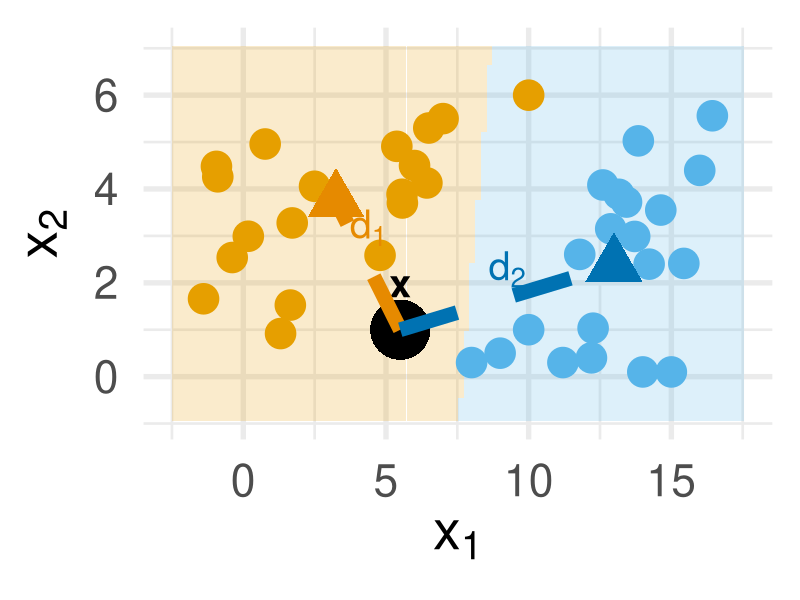
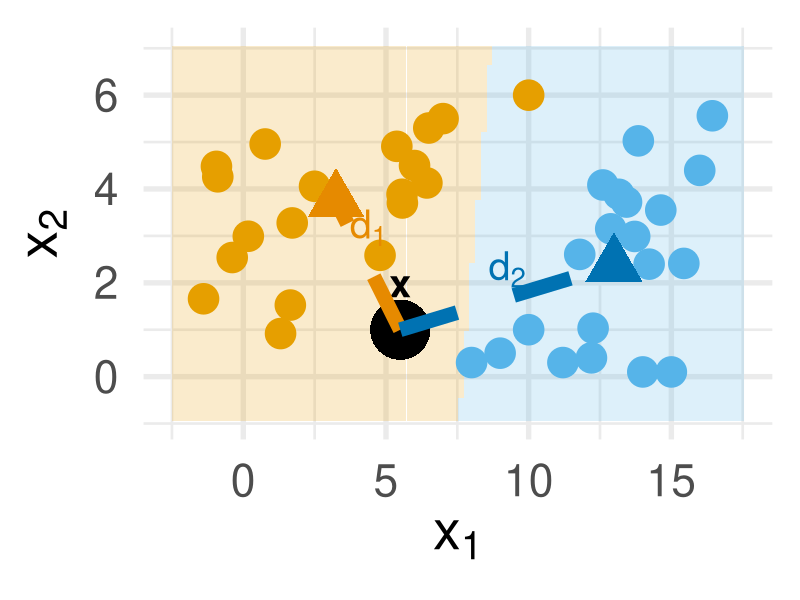

The R source for these figures, in order:
set.seed(7)

# goal here is to visualize a nearest centroid classifier and its contour (Euclidian distance)
# by first generating two clusters, and plotting a the line of a new datapoint to each centroid.

library(ggplot2)
library(dplyr)


# OPTIONS
plot_width <- 25
plot_height <- 7
plot_dpi <- 300
line_size <- 5
base_size <- 40
point_size <- 10
new_point_size <- 20

# DATA (and some manually added points to improve the figure)
cluster_1 <- data.frame(x = rnorm(15, mean = 1, sd = 2), 
                        y = rnorm(15, mean = 3, sd = 1.5), 
                        class = 'Class 1')

cluster_2 <- data.frame(x = rnorm(13, mean = 14, sd = 2), 
                        y = rnorm(13, mean = 3, sd = 1.5), 
                        class = 'Class 2')

extra_points_cluster_1 <- data.frame(
  x = c(10, 7, 6, 6.5),
  y = c(6, 5.5, 4.5, 5.3),
  class = 'Class 1'
)

extra_points_cluster_2 <- data.frame(
  x = c(10, 9, 8, 15, 14, 12.2, 11.2),
  y = c(1, 0.5, 0.3, 0.1, 0.1, 0.4, 0.3),
  class = 'Class 2'
)

# combines base clusters with additional points
cluster_1 <- rbind(cluster_1, extra_points_cluster_1)
cluster_2 <- rbind(cluster_2, extra_points_cluster_2)

data <- rbind(cluster_1, cluster_2)

centroid_1 <- colMeans(subset(data, class == 'Class 1')[, c('x', 'y')])
centroid_2 <- colMeans(subset(data, class == 'Class 2')[, c('x', 'y')])

new_point <- data.frame(x = 5.5, y = 1)

centroids <- data.frame(x = c(centroid_1['x'], centroid_2['x']), 
                        y = c(centroid_1['y'], centroid_2['y']), 
                        class = c('Class 1 Centroid', 'Class 2 Centroid'))

x_range <- seq(min(data$x) - 1, max(data$x) + 1, length.out = 100)
y_range <- seq(min(data$y) - 1, max(data$y) + 1, length.out = 100)
grid <- expand.grid(x = x_range, y = y_range)

grid <- grid %>%
  mutate(distance_to_centroid_1 = sqrt((x - centroid_1['x'])^2 + (y - centroid_1['y'])^2),
         distance_to_centroid_2 = sqrt((x - centroid_2['x'])^2 + (y - centroid_2['y'])^2),
         predicted_class = ifelse(distance_to_centroid_1 < distance_to_centroid_2, "Class 1", "Class 2"))

# plotting: This looks (and is) a little complicated, but the basic idea is to simply draw a line from our x to each centroid.
# the grid we calculated above is also tainted to form decision regions!
p <- ggplot() +
  geom_tile(data = grid, aes(x = x, y = y, fill = predicted_class), alpha = 0.2) +
  geom_point(data = data, aes(x = x, y = y, color = class), size = point_size) +
  geom_point(data = centroids, aes(x = x, y = y, color = class), shape = 17, size = (point_size+4), show.legend = FALSE) +
  geom_point(data = new_point, aes(x = x, y = y), shape = 16, size = new_point_size, color = 'black') +
  annotate("text", x = new_point$x, y = new_point$y + 1, label = "x", fontface = "bold", size = base_size / 4, color = "black") +
  geom_segment(aes(x = new_point$x, y = new_point$y, xend = centroid_1['x'], yend = centroid_1['y']), 
               size = line_size, linetype = 'dashed', color = '#E68A00') +
  geom_segment(aes(x = new_point$x, y = new_point$y, xend = centroid_2['x'], yend = centroid_2['y']), 
               size = line_size, linetype = 'dashed', color = '#0072B2') +
  geom_text(data = NULL, aes(x = (new_point$x + centroid_1['x']) / 2, y = (new_point$y + centroid_1['y']) / 2 + 0.8, label = 'd[1]'), parse = TRUE, size = base_size / 4, color = '#E68A00') +
  geom_text(data = NULL, aes(x = (new_point$x + centroid_2['x']) / 2, y = (new_point$y + centroid_2['y']) / 2 + 0.6, label = 'd[2]'), parse = TRUE, size = base_size / 4, color = '#0072B2') +
  scale_color_manual(values = c('Class 1' = '#E69F00', 'Class 2' = '#56B4E9', 'Class 1 Centroid' = '#E68A00', 'Class 2 Centroid' = '#0072B2')) +
  scale_fill_manual(values = c('Class 1' = '#E69F00', 'Class 2' = '#56B4E9')) +
  theme_minimal(base_size = base_size) +
  theme(legend.position = "none") +
  labs(x = expression(x[1]), y = expression(x[2]))

print(p)
ggsave("../figure/nearest_centroid_classifier.png", plot = p, width = plot_width, height = plot_height, dpi = plot_dpi)
